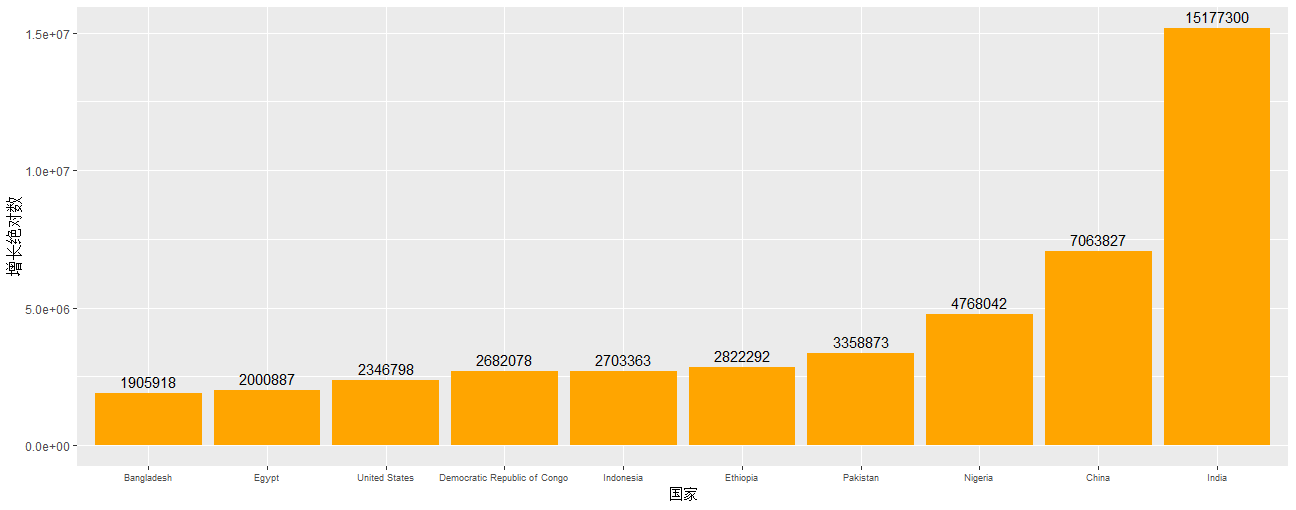

Write R code to recreate this figure.
library(ggplot2)
library(readxl)
data=read_excel("V:\\大数据分析相关文件\\R\\人口增长前10表.xlsx")
colnames(data)<-c("id","coun","val")

coun=list(data['coun'])
coun=unlist(coun)

num=list(data['val'])
num=unlist(num)
num=as.numeric(num)
ggplot(mapping=aes(x=reorder(coun,num),y=num))+
  geom_bar(stat="identity",fill="orange")+
  labs(x="国家",y="增长绝对数")+
  theme(
    axis.title.x=element_text(size=12),
    axis.text.x=element_text(size=7)
  )+geom_text(aes(label=num),vjust=-0.5)
